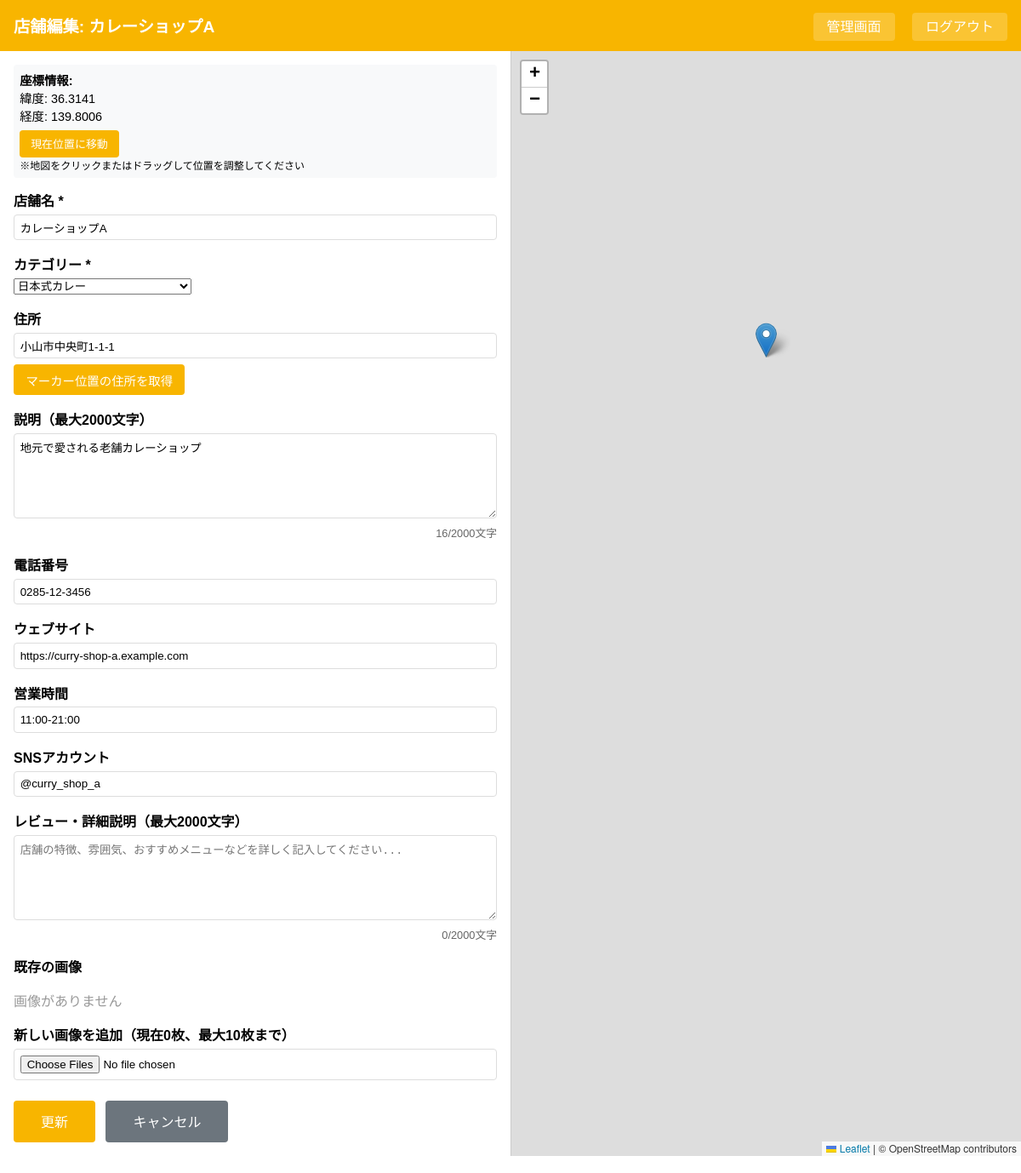
The page /admin_edit.php?id=1 (signed in) on the database its author committed.
### tables this page shows
CREATE TABLE facilities (
        id INTEGER PRIMARY KEY AUTOINCREMENT,
        name TEXT NOT NULL,
        lat REAL NOT NULL,
        lng REAL NOT NULL,
        address TEXT,
        description TEXT,
        phone TEXT,
        website TEXT,
        business_hours TEXT,
        sns_account TEXT,
        category TEXT,
        review TEXT,
        updated_at DATETIME DEFAULT CURRENT_TIMESTAMP
    );

### auth_check.php (called while the page is built, shortened)
<?php
function getConfigPath() {
    $searchPaths = [
        __DIR__ . '/../../app_db/oyama_curry_map/config.php',
        __DIR__ . '/../../../app_db/oyama_curry_map/config.php',
        __DIR__ . '/app_db/oyama_curry_map/config.php',
        __DIR__ . '/../app_db/oyama_curry_map/config.php',
    ];
    foreach ($searchPaths as $path) {
        if (file_exists($path)) {
            return $path;
        }
    }
    throw new Exception('Config file not found. Searched paths: ' . implode(', ', $searchPaths));
}
function getConfig() {
    static $config = null;
    if ($config === null) {
        $config = require_once getConfigPath();
    }
    return $config;
}
$config = getConfig();

### admin_edit.php (the view, shortened to what this page needs)
<?php
require_once 'auth_check.php';
$images = [];
$facilityId = isset($_GET['id']) ? intval($_GET['id']) : 0;
$db = getDatabase();
$stmt = $db->prepare('SELECT * FROM facilities WHERE id = :id');
$stmt->bindValue(':id', $facilityId, SQLITE3_INTEGER);
$res = $stmt->execute();
$facility = $res->fetchArray(SQLITE3_ASSOC);
?>
<!DOCTYPE html>
<html lang="ja">
<head>
    <link rel="stylesheet" href="https://unpkg.com/leaflet/dist/leaflet.css" />
    <link rel="stylesheet" href="css/common.css" />
    <link rel="stylesheet" href="css/admin.css" />
</head>
<body>
    <div class="header">
        <h1><?= htmlspecialchars($config['app']['facility_name']) ?>編集: <?= htmlspecialchars($facility['name']) ?></h1>
        <div>
            <a href="admin.php">管理画面</a>
            <a href="?logout=1">ログアウト</a>
        </div>
    </div>
    <div class="container">
        <div class="form-section">
            <form method="POST" enctype="multipart/form-data">
                <div class="coord-info">
                    <strong>座標情報:</strong><br>
                    緯度: <span id="currentLat"><?= htmlspecialchars($facility['lat']) ?></span><br>
                    経度: <span id="currentLng"><?= htmlspecialchars($facility['lng']) ?></span><br>
                    <button type="button" id="getCurrentLocationBtn" style="margin-top:0.5em; padding:0.5em 1em; font-size:0.9em;">現在位置に移動</button><br>
                    <small>※地図をクリックまたはドラッグして位置を調整してください</small>
                </div>
                <div class="form-group">
                    <label for="name"><?= htmlspecialchars($config['app']['field_labels']['name']) ?> *</label>
                    <input type="text" id="name" name="name" required value="<?= htmlspecialchars($facility['name']) ?>">
                </div>
                <div class="form-group">
                    <label for="category"><?= htmlspecialchars($config['app']['field_labels']['category']) ?> *</label>
                    <select id="category" name="category" required>
                        <?php foreach ($config['app']['categories'] as $category): ?>
                            <option value="<?= htmlspecialchars($category) ?>" <?= ($facility['category'] === $category) ? 'selected' : '' ?>><?= htmlspecialchars($category) ?></option>
                        <?php endforeach; ?>
                    </select>
                </div>
                <div class="form-group">
                    <label for="address"><?= htmlspecialchars($config['app']['field_labels']['address']) ?></label>
                    <input type="text" id="address" name="address" value="<?= htmlspecialchars($facility['address']) ?>">
                    <button type="button" id="getAddressBtn" style="margin-top:0.5em; padding:0.5em 1em; font-size:0.9em;">マーカー位置の住所を取得</button>
                </div>
                <div class="form-group">
                    <label for="description"><?= htmlspecialchars($config['app']['field_labels']['description']) ?>（最大2000文字）</label>
                    <textarea id="description" name="description" rows="3" maxlength="2000" placeholder="施設の簡単な説明を入力してください"><?= htmlspecialchars($facility['description'] ?? '') ?></textarea>
                    <div style="font-size:0.8em; color:#666; text-align:right; margin-top:0.3em;">
                        <span id="descriptionCount">0</span>/2000文字
                    </div>
                </div>
                <div class="form-group">
                    <label for="phone"><?= htmlspecialchars($config['app']['field_labels']['phone']) ?></label>
                    <input type="tel" id="phone" name="phone" value="<?= htmlspecialchars($facility['phone'] ?? '') ?>" placeholder="03-1234-5678">
                </div>
                <div class="form-group">
                    <label for="website"><?= htmlspecialchars($config['app']['field_labels']['website']) ?></label>
                    <input type="url" id="website" name="website" value="<?= htmlspecialchars($facility['website'] ?? '') ?>" placeholder="https://example.com">
                </div>
                <div class="form-group">
                    <label for="business_hours"><?= htmlspecialchars($config['app']['field_labels']['business_hours']) ?></label>
                    <input type="text" id="business_hours" name="business_hours" value="<?= htmlspecialchars($facility['business_hours'] ?? '') ?>" placeholder="11:00-21:00">
                </div>
                <div class="form-group">
                    <label for="sns_account"><?= htmlspecialchars($config['app']['field_labels']['sns_account']) ?></label>
                    <input type="text" id="sns_account" name="sns_account" value="<?= htmlspecialchars($facility['sns_account'] ?? '') ?>" placeholder="@example_account">
                </div>
                <div class="form-group">
                    <label for="review"><?= htmlspecialchars($config['app']['field_labels']['review']) ?>（最大2000文字）</label>
                    <textarea id="review" name="review" rows="5" maxlength="2000" placeholder="<?= htmlspecialchars($config['app']['facility_name']) ?>の特徴、雰囲気、おすすめメニューなどを詳しく記入してください..."><?= htmlspecialchars($facility['review'] ?? '') ?></textarea>
                    <div style="font-size:0.8em; color:#666; text-align:right; margin-top:0.3em;">
                        <span id="reviewCount">0</span>/2000文字
                    </div>
                </div>
                <div class="form-group">
                    <label>既存の<?= htmlspecialchars($config['app']['field_labels']['images']) ?></label>
                    <div class="existing-images">
                        <?php if (empty($images)): ?>
                            <p style="color:#999;"><?= htmlspecialchars($config['app']['field_labels']['images']) ?>がありません</p>
                        <?php endif; ?>
                    </div>
                </div>
                <div class="form-group">
                    <label for="new_images">新しい<?= htmlspecialchars($config['app']['field_labels']['images']) ?>を追加（現在<?= count($images) ?>枚、最大10枚まで）</label>
                    <input type="file" id="new_images" name="new_images[]" multiple accept="image/*">
                </div>
                <button type="submit">更新</button>
                <button type="button" class="btn-secondary" onclick="location.href='admin.php'">キャンセル</button>
            </form>
        </div>
        <div class="map-section">
            <div id="map"></div>
        </div>
    </div>
</body>
</html>

### css/common.css (style rules this page uses)
html, body { height: 100%; margin: 0; padding: 0; font-family: sans-serif; box-sizing: border-box; }
.header { display: flex; justify-content: space-between; align-items: center; background: #f8b500; color: #fff; padding: 1em; margin: 0; }
.header h1 { margin: 0; font-size: 1.2em; }
.header a { color: #fff; text-decoration: none; margin-left: 1em; padding: 0.5em 1em; background: rgba(255,255,255,0.2); border-radius: 4px; }
button { padding: 0.8em 2em; background: #f8b500; color: #fff; border: none; border-radius: 4px; cursor: pointer; font-size: 1em; margin-right: 0.5em; }
input[type="text"], input[type="email"], input[type="tel"], input[type="url"], input[type="password"], input[type="number"], input[type="file"], textarea { width: 100%; padding: 0.5em; border: 1px solid #ddd; border-radius: 4px; box-sizing: border-box; }
textarea { resize: vertical; min-height: 100px; }

### css/admin.css (style rules this page uses)
.container { display: grid; grid-template-columns: 1fr 1fr; height: calc(100vh - 80px); }
.form-section { padding: 1em; overflow-y: auto; }
.map-section { border-left: 1px solid #ccc; }
.map-section #map { height: 100%; width: 100%; }
.form-group { margin-bottom: 1em; }
label { display: block; margin-bottom: 0.3em; font-weight: bold; }
.btn-secondary { background: #6c757d; }
.coord-info { background: #f8f9fa; padding: 0.5em; border-radius: 4px; font-size: 0.9em; margin-bottom: 1em; }
.existing-images { margin-bottom: 1em; }

### rows shown on the page
facilities: name "カレーショップA", lat "36.3141", lng "139.8006", category "日本式カレー", address "小山市中央町1-1-1", description "地元で愛される老舗カレーショップ", phone "0285-12-3456", website "https://curry-shop-a.example.com", business_hours "11:00-21:00", sns_account "@curry_shop_a"

### other values the page prints
$config['app']['facility_name'] "店舗"
$config['app']['field_labels']['name'] "店舗名"
$config['app']['field_labels']['category'] "カテゴリー"
$config['app']['field_labels']['address'] "住所"
$config['app']['field_labels']['description'] "説明"
$config['app']['field_labels']['phone'] "電話番号"
$config['app']['field_labels']['website'] "ウェブサイト"
$config['app']['field_labels']['business_hours'] "営業時間"
$config['app']['field_labels']['sns_account'] "SNSアカウント"
$config['app']['field_labels']['review'] "レビュー・詳細説明"
$config['app']['field_labels']['images'] "画像"
count($images) "0"
